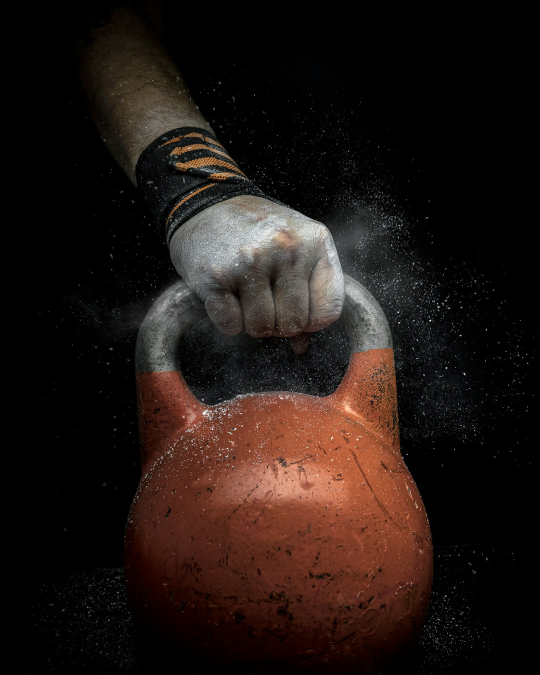
#> input picture social/stock/unsplash/01_kettlebell_10FlDY7YBWo.jpg, 1080 x 1350 px (shown at 1/2 size); its folder holds only this picture in this run
$ python photo_posts.py
#> lines starting #> are read from the running program, lines starting #| are printed output that depends on the picture
### social/renderer/render.py
#!/usr/bin/env python3
"""
Planlete social carousel renderer.
Tokens below are lifted directly from src/index.css and tailwind.config.js.
"""
from PIL import Image, ImageDraw, ImageFont, ImageChops
import functools, os, random

F = os.path.join(os.path.dirname(os.path.abspath(__file__)), "fonts") + os.sep

# ============================================================
# BRAND — from index.css :root and @layer base
# ============================================================
BRAND = {
    "bg":      "#050505",   # --brand-bg
    "fg":      "#FAFAFA",   # body color
    "volt":    "#D4FF00",   # --accent / --primary (72 100% 50%)
    "card":    "#121212",   # --card   0 0% 7%
    "muted":   "#1F1F1F",   # --muted  0 0% 12%
    "border":  "#2E2E2E",   # --border 0 0% 18%
    "dim":     "#A3A3A3",   # --muted-foreground / .text-overline
    "name":    "PLANLETE",
    "handle":  "@planlete",
    "url":     "planlete.co.uk",
}
RADIUS = 0               # --radius: 0rem
GRAIN_OPACITY = 0.06     # .grain::before
TRACK_DISPLAY = -0.04    # .font-display letter-spacing
TRACK_OVERLINE = 0.22    # .text-overline letter-spacing
LH_DISPLAY = 0.92        # .font-display line-height

W, H = 1080, 1350
M = 84

# Cabinet Grotesk is Fontshare-only and unreachable from this environment.
# index.css declares Manrope as its fallback, so that is what we use.
DISP = "Manrope-800.ttf"
BODY = "Manrope-400.ttf"
BODYM = "Manrope-500.ttf"
BODYB = "Manrope-700.ttf"
MONO = "JBMono-Medium.ttf"
MONOB = "JBMono-Bold.ttf"


# The original static weights lived in the chat sandbox. Locally we use the Google Fonts
# variable files and pin the weight axis, so the names above still resolve.
VARIABLE = {
    "Manrope-800.ttf": ("Manrope.ttf", 800),
    "Manrope-400.ttf": ("Manrope.ttf", 400),
    "Manrope-500.ttf": ("Manrope.ttf", 500),
    "Manrope-700.ttf": ("Manrope.ttf", 700),
    "JBMono-Medium.ttf": ("JetBrainsMono.ttf", 500),
    "JBMono-Bold.ttf": ("JetBrainsMono.ttf", 700),
}


@functools.lru_cache(maxsize=None)
def font(name, size):
    path, weight = VARIABLE[name]
    f = ImageFont.truetype(F + path, size)
    f.set_variation_by_axes([weight])
    return f


# [8 lines left out: function tracked, not called in this run]


def tracked_width(draw, text, fnt, track):
    return sum(draw.textlength(c, font=fnt) + fnt.size * track for c in text)


# [13 lines left out: function wrap_tracked, not called in this run]


def wrap(draw, text, fnt, max_w):
    return wrap_tracked(draw, text, fnt, max_w, 0)


# [21 lines left out: functions fit_display, grain, not called in this run]


class Slide:
    # [9 lines left out: function __init__, not called in this run]

    def overline(self, text, y=104):
        tracked(self.d, (M, y), text.upper(), font(MONO, 25), self.acc, TRACK_OVERLINE)

    # [396 lines left out: functions headline, para, bignum, rows, plan, shot and 6 more, not called in this run]

    def save(self, path):
        (self.img if self.volt else grain(self.img)).save(path, "PNG")


# [87 lines left out: function build, not called in this run]

### social/photo_posts.py
#!/usr/bin/env python3
"""
Single-image photo posts: a gym photo with one line in the carousel house style.
Writes social/out/photo/<slug>/<slug>.jpg (1080x1350, IG/FB) and <slug>_tt.jpg (1080x1920, TikTok).

    python3 social/photo_posts.py
"""
import os, sys
from PIL import Image, ImageDraw, ImageOps

HERE = os.path.dirname(os.path.abspath(__file__))
sys.path.insert(0, os.path.join(HERE, "renderer"))
from render import BRAND, font, tracked, wrap_tracked, DISP, MONOB, TRACK_DISPLAY, TRACK_OVERLINE, LH_DISPLAY

STOCK = os.path.join(HERE, "stock", "unsplash")
OUT = os.path.join(HERE, "out", "photo")
W, H, M = 1080, 1350, 84

POSTS = [
    # slug, stock file prefix, overline, headline
    ("p01_follow_the_plan", "01_", "the honest truth", "The plan you follow beats the perfect plan you don't."),
    ("p02_week_four", "13_", "deload week", "Week four is lighter on purpose."),
    ("p03_rest_is_training", "04_", "recovery", "Rest is part of the programme."),
    ("p04_need_a_plan", "26_", "be honest", "You don't need more motivation. You need a plan."),
    ("p05_next_four", "25_", "how it works", "Four weeks. Then the next four."),
    ("p06_season", "33_", "in season or off", "Train for the season you're in."),
    ("p07_christmas", "21_", "christmas week", "Train if you want. Rest if you need."),
    ("p08_next_block", "23_", "january", "Not a reset. The next block."),
    # Tim's own photos (~/Clips/planlete/photos). Lines, not exercise names. Optional 5th item: crop centre (x, y).
    ("p09_show_up", "~IMG_1968.jpeg", "consistency", "Show up. Log it. Repeat.", (0.5, 0.4)),
    ("p10_built_for_me", "~IMG_2216.jpeg", "why planlete", "Built for me first. Now it's yours.", (0.45, 0.5)),
    ("p11_strong_for_everyone", "~IMG_2612.jpeg", "for everyone", "Strong is for everyone.", (0.4, 0.5)),
    ("p12_every_set_a_reason", "~IMG_4036.JPG", "every exercise explained", "Every set has a reason.", (0.5, 0.45)),
    ("p13_week_three", "~IMG_4151.jpeg", "progressive overload", "Week three. Heavier than week one.", (0.5, 0.45)),
    ("p14_built_around_you", "~IMG_4967.jpeg", "four weeks", "Built around you. Not a template.", (0.5, 0.35)),
    ("p15_logged", "~IMG_5076.jpeg", "every rep tracked", "Logged. Not guessed.", (0.5, 0.4)),
]
OWN = os.path.expanduser("~/Clips/planlete/photos")


def render(slug, stock_prefix, overline, head, centre=(0.5, 0.5)):
#> called with slug = 'p01_follow_the_plan', stock_prefix = '01_', overline = 'the honest truth', centre = (0.5, 0.5)
    if stock_prefix.startswith("~"):  # one of Tim's own photos
        src = stock_prefix[1:]
        raw = ImageOps.exif_transpose(Image.open(os.path.join(OWN, src)))
    else:
        src = next(f for f in sorted(os.listdir(STOCK)) if f.startswith(stock_prefix))
        raw = Image.open(os.path.join(STOCK, src))
#> raw is the input picture: PIL image 1080x1350 RGB; mean R, G, B 33.6, 23, 18.9
    img = ImageOps.fit(raw.convert("RGB"), (W, H), centering=centre)
    # darken towards the bottom so the type always reads
    shade = Image.new("L", (1, H))
    for y in range(H):
        shade.putpixel((0, y), int(235 * max(0, (y - H * 0.35) / (H * 0.65)) ** 1.3))
    img = Image.composite(Image.new("RGB", (W, H), BRAND["bg"]), img, shade.resize((W, H)))
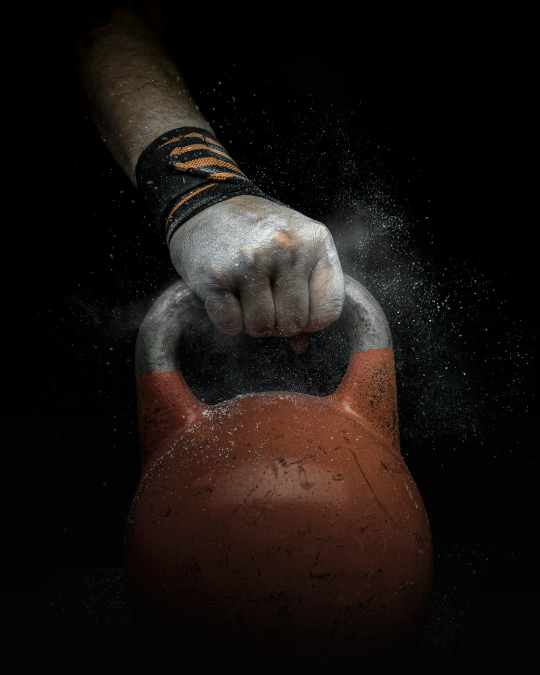
#> img: PIL image 1080x1350 RGB (shown at 1/2 size); mean R, G, B 24.5, 18.9, 16.3
    d = ImageDraw.Draw(img)
    fh = font(DISP, 96)
    lines = wrap_tracked(d, head.upper(), fh, W - 2 * M, TRACK_DISPLAY)
    step = int(96 * LH_DISPLAY)
    y = H - 200 - step * len(lines)
    tracked(d, (M, y - 64), overline.upper(), font(MONOB, 28), BRAND["volt"], TRACK_OVERLINE)
    for ln in lines:
        tracked(d, (M, y), ln, fh, BRAND["fg"], TRACK_DISPLAY); y += step
    d.line([(M, H - 120), (W - M, H - 120)], fill=BRAND["border"], width=2)
    tracked(d, (M, H - 92), BRAND["url"].upper(), font(MONOB, 26), BRAND["volt"], 0.08)
    hw = d.textlength(BRAND["handle"], font=font(MONOB, 26))
    d.text((W - M - hw, H - 92), BRAND["handle"], font=font(MONOB, 26), fill=BRAND["dim"])

    os.makedirs(os.path.join(OUT, slug), exist_ok=True)
    img.save(os.path.join(OUT, slug, slug + ".jpg"), quality=92)
    tt = Image.new("RGB", (1080, 1920), BRAND["bg"]); tt.paste(img, (0, (1920 - H) // 2))
    tt.save(os.path.join(OUT, slug, slug + "_tt.jpg"), quality=92)
    print(slug, "<-", src)


if __name__ == "__main__":
    for p in POSTS:
#> (the run stopped early here; a loop or call above may not have finished)
